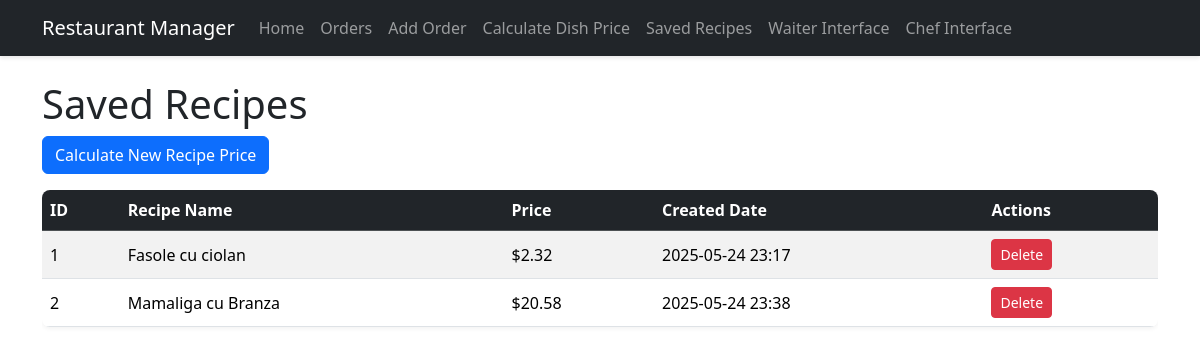
Page /recipes on the committed database.
### python/app.py (models this page shows, shortened)
class Recipe(db.Model):
    id = db.Column(db.Integer, primary_key=True)
    name = db.Column(db.String(100), nullable=False)
    price = db.Column(db.Float, nullable=False)
    created_at = db.Column(db.DateTime, default=datetime.utcnow)

### python/app.py (the view)
@app.route('/recipes', methods=['GET'])
def view_recipes():
    recipes = Recipe.query.all()
    return render_template('recipes.html', recipes=recipes)

### python/templates/recipes.html
{% extends 'base.html' %}
{% block content %}
<h1>Saved Recipes</h1>
<a href="{{ url_for('calculate_price') }}" class="btn btn-primary mb-3">Calculate New Recipe Price</a>
{% if recipes %}
<div class="table-responsive">
    <table class="table table-striped table-hover">
        <thead class="table-dark">
            <tr>
                <th>ID</th>
                <th>Recipe Name</th>
                <th>Price</th>
                <th>Created Date</th>
                <th>Actions</th>
            </tr>
        </thead>
        <tbody>
            {% for recipe in recipes %}
            <tr>
                <td>{{ recipe.id }}</td>
                <td>{{ recipe.name }}</td>
                <td>${{ "%.2f"|format(recipe.price) }}</td>
                <td>{{ recipe.created_at.strftime('%Y-%m-%d %H:%M') }}</td>
                <td>
                    <form method="POST" action="{{ url_for('delete_recipe', id=recipe.id) }}" style="display: inline;">
                        <button type="submit" class="btn btn-sm btn-danger" onclick="return confirm('Are you sure you want to delete this recipe?')">Delete</button>
                    </form>
                </td>
            </tr>
            {% endfor %}
        </tbody>
    </table>
</div>
{% else %}
<div class="alert alert-info">
    No recipes found. <a href="{{ url_for('calculate_price') }}">Calculate your first recipe</a>.
</div>
{% endif %}
{% endblock %}

### python/static/css/style.css (style rules this page uses)
body { font-family: 'Segoe UI', Tahoma, Geneva, Verdana, sans-serif; background-color: #f8f9fa; }
.table { box-shadow: 0 2px 4px rgba(0, 0, 0, 0.05); border-radius: 0.5rem; overflow: hidden; }
.table th, .table td { vertical-align: middle; }
.btn { border-radius: 0.25rem; }
.btn-primary { background-color: #0d6efd; border-color: #0d6efd; }

### rows in the picture
Recipe: id "1", name "Fasole cu ciolan", price "2.32", created_at "2025-05-24 23:17"
Recipe: id "2", name "Mamaliga cu Branza", price "20.58", created_at "2025-05-24 23:38"
